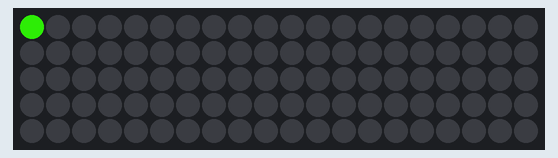
The sketch below on a simulated Arduino Uno, built with avr-gcc and run on an emulated ATmega328P. On the bench: 20×5 RGB LED matrix (first LED top left, wired row by row). Dim RGB values are drawn brighter than linear; colours are those a GRB WS2812 strip shows for the declared byte order; random numbers use the default seed unless the sketch sets one.

Above: at 0.16 s.
At 3.9 s:
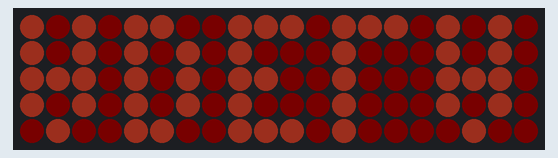
At 12.8 s:
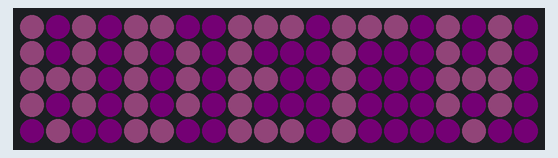
At 21.7 s:
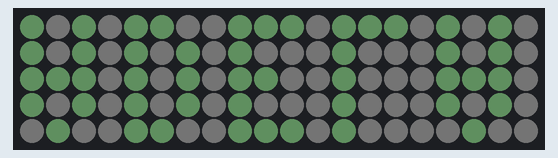
At 30.6 s:
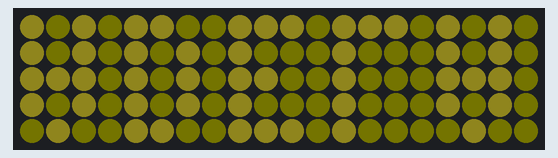
At 39.5 s:
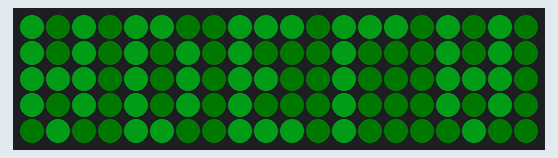

The sketch:

Adela.ino
```cpp
#include <FastLED.h>

//#define CLK_PIN           4
#define LED_TYPE            WS2812
#define DATA_PIN            2
#define COLOR_ORDER         RGB
#define NUM_LEDS            100
#define BRIGHTNESS          255
#define VOLTAGE             5
#define MAX_POWER_MILLIAMPS 120

const uint8_t LED_WIDTH = 20;
const uint8_t LED_HEIGHT = 5;

//initialize an array for storing LED pixels
CRGB leds[NUM_LEDS];

/*
  [ INDIVIDUALLY ADDRESSABLE PIXEL STRING LAYOUT AS MATRIX ]

    (Symbol : Description)
      #   : Border Frame
      _   : Border Frame
      *   : Individually Addressable LED Pixel
      - : 3-wire LED connecting wires

        COLUMNS| 0 | 1 | 2 | 3 | 4 | 5 | 6 | 7 | 8 | 9 |10 |11 |12 |13 |14 |15 |16 |17 |18 |19
            _______________________________________________________________________________________
            #                                                         (NUMOFCOLUMNS, NUMOFROWS)   #
  pixel 80  #    *---*---*---*---*---*---*---*---*---*---*---*---*---*---*---*---*---*---*---*    # pixel 99  | 4
            #    |                                                                                #           |----
  pixel 79  #    *---*---*---*---*---*---*---*---*---*---*---*---*---*---*---*---*---*---*---*    # pixel 60  | 3
            #                                                                                |    #           |----
  pixel 40  #    *---*---*---*---*---*---*---*---*---*---*---*---*---*---*---*---*---*---*---*    # pixel 59  | 2
            #    |                                                                                #           |----
  pixel 39  #    *---*---*---*---*---*---*---*---*---*---*---*---*---*---*---*---*---*---*---*    # pixel 20  | 1
            #                                                                                |    #           |----
  pixel 0   #----*---*---*---*---*---*---*---*---*---*---*---*---*---*---*---*---*---*---*---*    # pixel 19  | 0
            #  (0,0)                                                                              #           |-----
            #_____________________________________________________________________________________#           |ROWS

  Each pixel is addressed incrementally on the string from the controllor starting at pixel 0.
  Therefore, pixel 0 in the matrix is at position (0,0). However, pixel 21 is at position (19, 1)
  because the string moves up to the next row from the end point of the previous row.
*/


//FUNCTIONS
uint16_t GetPixel( uint8_t x, uint8_t y) //gets a pixel from x, y coordinate in matrix
{
  uint16_t i;

  if( y & 0x01) // Odd rows run backwards
  {
    uint8_t reverseX = (LED_WIDTH - 1) - x;
    i = (y * LED_WIDTH) + reverseX;
  }
  else // Even rows run forwards
  {
    i = (y * LED_WIDTH) + x;
  }

  return i;
}


void DrawOneFrame()
{
  uint8_t reductionVal = 10;
  uint8_t rColor = rand()%255, gColor = rand()%255, bColor = rand()%255;

  for( uint8_t y = 0; y < LED_HEIGHT; y++)
  {
    for( uint8_t x = 0; x < LED_WIDTH; x++)
    {
      leds[ GetPixel(x, y)]  = CRGB(rColor/reductionVal,gColor/reductionVal,bColor/reductionVal);
    }
  }

  /* A */
                                                                  leds[GetPixel(1,4)] = CRGB(rColor,gColor,bColor);
  leds[GetPixel(0,3)] = CRGB(rColor,gColor,bColor);                                                                           leds[GetPixel(2,3)] = CRGB(rColor,gColor,bColor);
  leds[GetPixel(0,2)] = CRGB(rColor,gColor,bColor);               leds[GetPixel(1,2)] = CRGB(rColor,gColor,bColor);           leds[GetPixel(2,2)] = CRGB(rColor,gColor,bColor);
  leds[GetPixel(0,1)] = CRGB(rColor,gColor,bColor);                                                                           leds[GetPixel(2,1)] = CRGB(rColor,gColor,bColor);
  leds[GetPixel(0,0)] = CRGB(rColor,gColor,bColor);                                                                           leds[GetPixel(2,0)] = CRGB(rColor,gColor,bColor);

  /* D */
  leds[GetPixel(4,4)] = CRGB(rColor,gColor,bColor);               leds[GetPixel(5,4)] = CRGB(rColor,gColor,bColor);
  leds[GetPixel(4,3)] = CRGB(rColor,gColor,bColor);                                                                           leds[GetPixel(6,3)] = CRGB(rColor,gColor,bColor);
  leds[GetPixel(4,2)] = CRGB(rColor,gColor,bColor);                                                                           leds[GetPixel(6,2)] = CRGB(rColor,gColor,bColor);
  leds[GetPixel(4,1)] = CRGB(rColor,gColor,bColor);                                                                           leds[GetPixel(6,1)] = CRGB(rColor,gColor,bColor);
  leds[GetPixel(4,0)] = CRGB(rColor,gColor,bColor);               leds[GetPixel(5,0)] = CRGB(rColor,gColor,bColor);


  /* E */
  leds[GetPixel(8,4)] = CRGB(rColor,gColor,bColor);               leds[GetPixel(9,4)] = CRGB(rColor,gColor,bColor);           leds[GetPixel(10,4)] = CRGB(rColor,gColor,bColor);
  leds[GetPixel(8,3)] = CRGB(rColor,gColor,bColor);
  leds[GetPixel(8,2)] = CRGB(rColor,gColor,bColor);               leds[GetPixel(9,2)] = CRGB(rColor,gColor,bColor);
  leds[GetPixel(8,1)] = CRGB(rColor,gColor,bColor);
  leds[GetPixel(8,0)] = CRGB(rColor,gColor,bColor);               leds[GetPixel(9,0)] = CRGB(rColor,gColor,bColor);           leds[GetPixel(10,0)] = CRGB(rColor,gColor,bColor);

  /* L */
  leds[GetPixel(12,4)] = CRGB(rColor,gColor,bColor);
  leds[GetPixel(12,3)] = CRGB(rColor,gColor,bColor);
  leds[GetPixel(12,2)] = CRGB(rColor,gColor,bColor);
  leds[GetPixel(12,1)] = CRGB(rColor,gColor,bColor);
  leds[GetPixel(12,0)] = CRGB(rColor,gColor,bColor);              leds[GetPixel(13,0)] = CRGB(rColor,gColor,bColor);          leds[GetPixel(14,0)] = CRGB(rColor,gColor,bColor);


  /* A */
                                                                  leds[GetPixel(17,4)] = CRGB(rColor,gColor,bColor);
  leds[GetPixel(16,3)] = CRGB(rColor,gColor,bColor);                                                                          leds[GetPixel(18,3)] = CRGB(rColor,gColor,bColor);
  leds[GetPixel(16,2)] = CRGB(rColor,gColor,bColor);              leds[GetPixel(17,2)] = CRGB(rColor,gColor,bColor);          leds[GetPixel(18,2)] = CRGB(rColor,gColor,bColor);
  leds[GetPixel(16,1)] = CRGB(rColor,gColor,bColor);                                                                          leds[GetPixel(18,1)] = CRGB(rColor,gColor,bColor);
  leds[GetPixel(16,0)] = CRGB(rColor,gColor,bColor);                                                                          leds[GetPixel(18,0)] = CRGB(rColor,gColor,bColor);
}

void setup()
{
  if(LED_WIDTH * LED_HEIGHT != NUM_LEDS || BRIGHTNESS > 255 || BRIGHTNESS < 0)
  {
    exit(0);
  }
  else
  {
    FastLED.addLeds<LED_TYPE, DATA_PIN, COLOR_ORDER>(leds, NUM_LEDS).setCorrection(TypicalPixelString);//correction types: TypicalLEDStrip, TypicalSMD5050, TypicalLEDStrip, TypicalPixelString
    FastLED.setMaxPowerInVoltsAndMilliamps( VOLTAGE, MAX_POWER_MILLIAMPS);
    FastLED.setBrightness( BRIGHTNESS );
  }
}

void loop()
{
    uint8_t redColor = rand()%255, greenColor = rand()%255, blueColor = rand()%255;
    int posOne=0, posTwo=-1, posThree=-3, posFour=-6, posFive=-10;

     // Move leds
    for(int pixPos = 0; pixPos < (NUM_LEDS+10); pixPos++)
    {
      // change pixel colors
      if(posOne >= 0 && posOne < NUM_LEDS)
      {
        leds[posOne] = CRGB(redColor, greenColor, blueColor);
      }
      if(posTwo >= 0 && posTwo < NUM_LEDS)
      {
        leds[posTwo] = CRGB(redColor/2, greenColor/2, blueColor);
      }
      if(posThree >= 0 && posThree < NUM_LEDS)
      {
        leds[posThree] = CRGB(redColor/4, greenColor/4, blueColor/4);
      }
      if(posFour >= 0 && posFour < NUM_LEDS)
      {
       leds[posFour] = CRGB(redColor/16, greenColor/16, blueColor/8);
      }
      if(posFive >= 0 && posFive < NUM_LEDS)
      {
        leds[posFive] = CRGB(0,0,0);
      }

      //set pixel postions
      posOne++;
      posTwo++;
      posThree++;
      posFour++;
      posFive++;

      // Show the leds (only one of which is set to white, from above)
      FastLED.show();

      // Wait a little bit
      delay(30);
   }

  DrawOneFrame();

  // Show the leds (only one of which is set to white, from above)
  FastLED.show();

  // Wait a little bit
  delay(5000);

  FastLED.clear();
  FastLED.show();

}
```

Measured:
- what the display in image 1 shows lasts 5.0 s, from 3.9 s to 8.9 s
